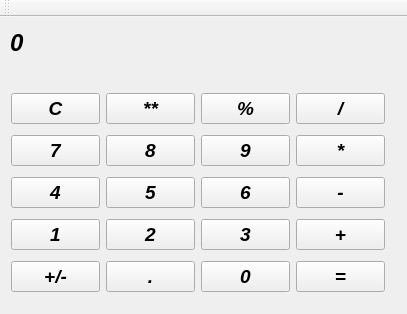
<?xml version="1.0" encoding="UTF-8"?>
<ui version="4.0">
 <class>precBtn</class>
 <widget class="QMainWindow" name="precBtn">
  <property name="geometry">
   <rect>
    <x>0</x>
    <y>0</y>
    <width>407</width>
    <height>314</height>
   </rect>
  </property>
  <property name="windowTitle">
   <string>MainWindow</string>
  </property>
  <widget class="QWidget" name="centralWidget">
   <widget class="QWidget" name="gridLayoutWidget">
    <property name="geometry">
     <rect>
      <x>0</x>
      <y>60</y>
      <width>396</width>
      <height>231</height>
     </rect>
    </property>
    <layout class="QGridLayout" name="gridLayout">
     <item row="0" column="0">
      <widget class="QPushButton" name="clearBtn">
       <property name="enabled">
        <bool>true</bool>
       </property>
       <property name="font">
        <font>
         <pointsize>14</pointsize>
         <weight>75</weight>
         <italic>true</italic>
         <bold>true</bold>
        </font>
       </property>
       <property name="text">
        <string>C</string>
       </property>
      </widget>
     </item>
     <item row="0" column="2">
      <widget class="QPushButton" name="precBtn_2">
       <property name="font">
        <font>
         <pointsize>14</pointsize>
         <weight>75</weight>
         <italic>true</italic>
         <bold>true</bold>
        </font>
       </property>
       <property name="text">
        <string>%</string>
       </property>
      </widget>
     </item>
     <item row="3" column="2">
      <widget class="QPushButton" name="threeBtn">
       <property name="font">
        <font>
         <pointsize>14</pointsize>
         <weight>75</weight>
         <italic>true</italic>
         <bold>true</bold>
        </font>
       </property>
       <property name="text">
        <string>3</string>
       </property>
      </widget>
     </item>
     <item row="0" column="1">
      <widget class="QPushButton" name="pushButton_12">
       <property name="font">
        <font>
         <pointsize>14</pointsize>
         <weight>75</weight>
         <italic>true</italic>
         <bold>true</bold>
        </font>
       </property>
       <property name="text">
        <string>**</string>
       </property>
      </widget>
     </item>
     <item row="1" column="1">
      <widget class="QPushButton" name="eightBtn">
       <property name="font">
        <font>
         <pointsize>14</pointsize>
         <weight>75</weight>
         <italic>true</italic>
         <bold>true</bold>
        </font>
       </property>
       <property name="text">
        <string>8</string>
       </property>
      </widget>
     </item>
     <item row="3" column="0">
      <widget class="QPushButton" name="oneBtn">
       <property name="font">
        <font>
         <pointsize>14</pointsize>
         <weight>75</weight>
         <italic>true</italic>
         <bold>true</bold>
        </font>
       </property>
       <property name="text">
        <string>1</string>
       </property>
      </widget>
     </item>
     <item row="2" column="0">
      <widget class="QPushButton" name="fourBtn">
       <property name="font">
        <font>
         <pointsize>14</pointsize>
         <weight>75</weight>
         <italic>true</italic>
         <bold>true</bold>
        </font>
       </property>
       <property name="text">
        <string>4</string>
       </property>
      </widget>
     </item>
     <item row="4" column="1">
      <widget class="QPushButton" name="pointBtn">
       <property name="font">
        <font>
         <pointsize>14</pointsize>
         <weight>75</weight>
         <italic>true</italic>
         <bold>true</bold>
        </font>
       </property>
       <property name="text">
        <string>.</string>
       </property>
      </widget>
     </item>
     <item row="2" column="1">
      <widget class="QPushButton" name="fiveBtn">
       <property name="font">
        <font>
         <pointsize>14</pointsize>
         <weight>75</weight>
         <italic>true</italic>
         <bold>true</bold>
        </font>
       </property>
       <property name="text">
        <string>5</string>
       </property>
      </widget>
     </item>
     <item row="3" column="1">
      <widget class="QPushButton" name="twoBtn">
       <property name="font">
        <font>
         <pointsize>14</pointsize>
         <weight>75</weight>
         <italic>true</italic>
         <bold>true</bold>
        </font>
       </property>
       <property name="text">
        <string>2</string>
       </property>
      </widget>
     </item>
     <item row="4" column="2">
      <widget class="QPushButton" name="zeroBtn">
       <property name="font">
        <font>
         <pointsize>14</pointsize>
         <weight>75</weight>
         <italic>true</italic>
         <bold>true</bold>
        </font>
       </property>
       <property name="text">
        <string>0</string>
       </property>
      </widget>
     </item>
     <item row="1" column="0">
      <widget class="QPushButton" name="sevenBtn">
       <property name="font">
        <font>
         <pointsize>14</pointsize>
         <weight>75</weight>
         <italic>true</italic>
         <bold>true</bold>
        </font>
       </property>
       <property name="text">
        <string>7</string>
       </property>
      </widget>
     </item>
     <item row="2" column="2">
      <widget class="QPushButton" name="sixBtn">
       <property name="font">
        <font>
         <pointsize>14</pointsize>
         <weight>75</weight>
         <italic>true</italic>
         <bold>true</bold>
        </font>
       </property>
       <property name="text">
        <string>6</string>
       </property>
      </widget>
     </item>
     <item row="4" column="0">
      <widget class="QPushButton" name="plus_minBtn">
       <property name="font">
        <font>
         <pointsize>14</pointsize>
         <weight>75</weight>
         <italic>true</italic>
         <bold>true</bold>
        </font>
       </property>
       <property name="text">
        <string>+/-</string>
       </property>
      </widget>
     </item>
     <item row="1" column="2">
      <widget class="QPushButton" name="nineBtn">
       <property name="font">
        <font>
         <pointsize>14</pointsize>
         <weight>75</weight>
         <italic>true</italic>
         <bold>true</bold>
        </font>
       </property>
       <property name="text">
        <string>9</string>
       </property>
      </widget>
     </item>
     <item row="4" column="3">
      <widget class="QPushButton" name="equBtn">
       <property name="font">
        <font>
         <pointsize>14</pointsize>
         <weight>75</weight>
         <italic>true</italic>
         <bold>true</bold>
        </font>
       </property>
       <property name="text">
        <string>=</string>
       </property>
      </widget>
     </item>
     <item row="0" column="3">
      <widget class="QPushButton" name="divBtn">
       <property name="font">
        <font>
         <pointsize>14</pointsize>
         <weight>75</weight>
         <italic>true</italic>
         <bold>true</bold>
        </font>
       </property>
       <property name="text">
        <string>/</string>
       </property>
      </widget>
     </item>
     <item row="1" column="3">
      <widget class="QPushButton" name="multBtn">
       <property name="font">
        <font>
         <pointsize>14</pointsize>
         <weight>75</weight>
         <italic>true</italic>
         <bold>true</bold>
        </font>
       </property>
       <property name="text">
        <string>*</string>
       </property>
      </widget>
     </item>
     <item row="2" column="3">
      <widget class="QPushButton" name="minBtn">
       <property name="font">
        <font>
         <pointsize>14</pointsize>
         <weight>75</weight>
         <italic>true</italic>
         <bold>true</bold>
        </font>
       </property>
       <property name="text">
        <string>-</string>
       </property>
      </widget>
     </item>
     <item row="3" column="3">
      <widget class="QPushButton" name="plusBtn">
       <property name="font">
        <font>
         <pointsize>14</pointsize>
         <weight>75</weight>
         <italic>true</italic>
         <bold>true</bold>
        </font>
       </property>
       <property name="text">
        <string>+</string>
       </property>
      </widget>
     </item>
    </layout>
   </widget>
   <widget class="QLabel" name="viewer">
    <property name="geometry">
     <rect>
      <x>10</x>
      <y>10</y>
      <width>381</width>
      <height>31</height>
     </rect>
    </property>
    <property name="baseSize">
     <size>
      <width>0</width>
      <height>0</height>
     </size>
    </property>
    <property name="font">
     <font>
      <pointsize>18</pointsize>
      <weight>75</weight>
      <italic>true</italic>
      <bold>true</bold>
     </font>
    </property>
    <property name="text">
     <string>0</string>
    </property>
    <property name="margin">
     <number>4</number>
    </property>
   </widget>
  </widget>
  <widget class="QToolBar" name="mainToolBar">
   <attribute name="toolBarArea">
    <enum>TopToolBarArea</enum>
   </attribute>
   <attribute name="toolBarBreak">
    <bool>false</bool>
   </attribute>
  </widget>
 </widget>
 <layoutdefault spacing="6" margin="11"/>
 <resources/>
 <connections/>
</ui>
